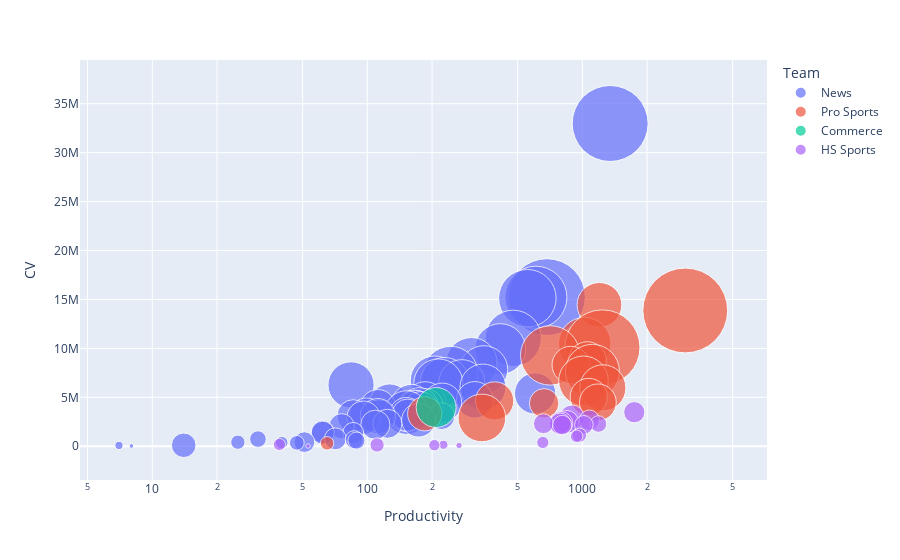

Here is the notebook cell this chart was saved with:
### Code cell
# Bubble chart

fig = px.scatter(df, x="Productivity", y="CV", size='Users', color="Team",
           hover_name="ID Match", log_x=True, size_max=60)
fig.show()
plotly.offline.plot(fig, filename='Project 6- B- Studying employee performance bubble chart.html')

### Figure 1 — Plotly figure (JSON) as saved in the notebook; plotly's stock layout.template omitted (floating-point values rounded to 4 significant figures)
{"data": [{"hoverlabel": {"namelength": 0}, "hovertemplate": "<b>%{hovertext}</b><br><br>Team=News<br>Productivity=%{x}<br>CV=%{y}<br>Users=%{marker.size}", "hovertext": ["reporter1", "reporter2", "reporter3", "reporter4", "reporter7", "reporter10", "reporter13", "reporter15", "reporter17", "reporter18", "reporter19", "reporter21", "reporter22", "reporter23", "reporter24", "reporter25", "reporter27", "reporter29", "reporter31", "reporter33", "reporter35", "reporter36", "reporter37", "reporter38", "reporter39", "reporter41", "reporter42", "reporter43", "reporter45", "reporter47", "reporter48", "reporter49", "reporter50", "reporter51", "reporter52", "reporter53", "reporter55", "reporter58", "reporter63", "reporter65", "reporter68", "reporter69", "reporter70", "reporter71", "reporter74", "reporter75", "reporter76", "reporter77", "reporter78", "reporter79", "reporter81", "reporter82", "reporter88", "reporter89", "reporter91"], "legendgroup": "News", "marker": {"color": "#636efa", "size": [8397483, 8602754, 5605578, 4806779, 4602489, 3759147, 3838321, 3337093, 4338116, 278516, 3507308, 3462339, 3067761, 3515539, 3101578, 3071640, 2474047, 1942461, 2335376, 2210381, 2360551, 2330972, 1929330, 2226304, 1858928, 1829373, 1826552, 1921500, 2775037, 1690020, 1589114, 1495599, 1487155, 1529913, 1046106, 1811427, 1616449, 1655880, 1228829, 1239268, 925595, 744130, 771380, 635576, 697417, 403281, 478358, 425223, 616370, 298286, 224412, 316740, 877868, 100292, 31197], "sizemode": "area", "sizeref": 2907.0, "symbol": "circle"}, "mode": "markers", "name": "News", "showlegend": true, "type": "scatter", "x": [1347, 684, 608, 555, 477, 415, 305, 348, 244, 213, 206, 229, 275, 214, 84, 345, 603, 316, 186, 223, 127, 160, 186, 174, 112, 166, 168, 177, 152, 152, 99, 154, 113, 86, 221, 112, 96, 173, 124, 109, 76, 62, 62, 86, 71, 31, 87, 89, 51, 25, 40, 47, 14, 7, 8], "xaxis": "x", "y": [32981448, 15239051, 15227333, 15129163, 11032010, 9931112, 8483893, 7830570, 7423919, 6725939, 6715653, 6581319, 6506326, 6413386, 6271736, 6054364, 5395767, 4746436, 4548830, 4464487, 4315746, 4275258, 4024236, 3995978, 3968698, 3938843, 3889447, 3722741, 3442594, 3247791, 3245435, 3186564, 3120293, 3106786, 3080586, 3076441, 2919604, 2666488, 2298984, 2197694, 2048102, 1494412, 1389167, 1367267, 764832, 732616, 670406, 578632, 429207, 415534, 375587, 350911, 104081, 87367, 31659], "yaxis": "y"}, {"hoverlabel": {"namelength": 0}, "hovertemplate": "<b>%{hovertext}</b><br><br>Team=Pro Sports<br>Productivity=%{x}<br>CV=%{y}<br>Users=%{marker.size}", "hovertext": ["reporter5", "reporter6", "reporter8", "reporter9", "reporter11", "reporter12", "reporter14", "reporter16", "reporter20", "reporter26", "reporter28", "reporter30", "reporter32", "reporter34", "reporter46", "reporter56", "reporter83"], "legendgroup": "Pro Sports", "marker": {"color": "#EF553B", "size": [2912920, 10466241, 3992132, 8205363, 5137170, 2119223, 2031770, 4249110, 3570942, 3087026, 2020916, 2126480, 1965884, 1260584, 1710315, 3296669, 264598], "sizemode": "area", "sizeref": 2907.0, "symbol": "circle"}, "mode": "markers", "name": "Pro Sports", "showlegend": true, "type": "scatter", "x": [1201, 3009, 1026, 1240, 709, 1055, 883, 1114, 1012, 1246, 1071, 391, 1181, 664, 185, 341, 65], "xaxis": "x", "y": [14449063, 13875398, 10493866, 10100263, 9284465, 8731923, 8308101, 7653566, 6693322, 5971873, 5039634, 4633493, 4485460, 4392585, 3325928, 2897260, 301061], "yaxis": "y"}, {"hoverlabel": {"namelength": 0}, "hovertemplate": "<b>%{hovertext}</b><br><br>Team=Commerce<br>Productivity=%{x}<br>CV=%{y}<br>Users=%{marker.size}", "hovertext": ["reporter40"], "legendgroup": "Commerce", "marker": {"color": "#00cc96", "size": [2316126], "sizemode": "area", "sizeref": 2907.0, "symbol": "circle"}, "mode": "markers", "name": "Commerce", "showlegend": true, "type": "scatter", "x": [209], "xaxis": "x", "y": [3963086], "yaxis": "y"}, {"hoverlabel": {"namelength": 0}, "hovertemplate": "<b>%{hovertext}</b><br><br>Team=HS Sports<br>Productivity=%{x}<br>CV=%{y}<br>Users=%{marker.size}", "hovertext": ["reporter44", "reporter54", "reporter57", "reporter59", "reporter60", "reporter61", "reporter62", "reporter64", "reporter66", "reporter67", "reporter72", "reporter73", "reporter80", "reporter84", "reporter85", "reporter86", "reporter87", "reporter90", "reporter92"], "legendgroup": "HS Sports", "marker": {"color": "#ab63fa", "size": [655071, 870837, 600362, 756696, 817105, 645025, 576991, 400044, 504970, 541620, 297039, 224646, 215624, 215568, 122367, 296829, 186926, 58568, 29805], "sizemode": "area", "sizeref": 2907.0, "symbol": "circle"}, "mode": "markers", "name": "HS Sports", "showlegend": true, "type": "scatter", "x": [1744, 896, 1078, 849, 795, 789, 659, 1188, 1017, 806, 969, 941, 655, 39, 226, 111, 205, 267, 53], "xaxis": "x", "y": [3480795, 2973911, 2668679, 2491960, 2331106, 2313381, 2306829, 2276027, 2188947, 2178883, 1123008, 1019768, 390632, 183553, 156464, 133516, 113428, 84589, 29688], "yaxis": "y"}], "layout": {"legend": {"itemsizing": "constant", "title": {"text": "Team"}, "tracegroupgap": 0}, "margin": {"t": 60}, "xaxis": {"anchor": "y", "domain": [0, 1], "title": {"text": "Productivity"}, "type": "log"}, "yaxis": {"anchor": "x", "domain": [0, 1], "title": {"text": "CV"}}}}
